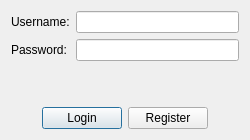
<?xml version="1.0" encoding="UTF-8"?>
<ui version="4.0">
 <class>LoginDialog</class>
 <widget class="QDialog" name="LoginDialog">
  <property name="geometry">
   <rect>
    <x>0</x>
    <y>0</y>
    <width>250</width>
    <height>140</height>
   </rect>
  </property>
  <property name="minimumSize">
   <size>
    <width>0</width>
    <height>140</height>
   </size>
  </property>
  <property name="maximumSize">
   <size>
    <width>16777215</width>
    <height>140</height>
   </size>
  </property>
  <property name="windowTitle">
   <string>Login</string>
  </property>
  <property name="styleSheet">
   <string notr="true">QWidget
{
	font-family: &quot;微软雅黑&quot;;
}</string>
  </property>
  <layout class="QGridLayout" name="gridLayout">
   <item row="1" column="1">
    <widget class="QLabel" name="label_2">
     <property name="text">
      <string>Password:</string>
     </property>
    </widget>
   </item>
   <item row="0" column="1">
    <widget class="QLabel" name="label">
     <property name="text">
      <string>Username:</string>
     </property>
    </widget>
   </item>
   <item row="0" column="2">
    <widget class="QLineEdit" name="lineEdit_username">
     <property name="maxLength">
      <number>32</number>
     </property>
    </widget>
   </item>
   <item row="1" column="2">
    <widget class="QLineEdit" name="lineEdit_password">
     <property name="maxLength">
      <number>128</number>
     </property>
     <property name="echoMode">
      <enum>QLineEdit::Password</enum>
     </property>
    </widget>
   </item>
   <item row="3" column="1" colspan="2">
    <layout class="QHBoxLayout" name="horizontalLayout">
     <item>
      <spacer name="horizontalSpacer">
       <property name="orientation">
        <enum>Qt::Horizontal</enum>
       </property>
       <property name="sizeHint" stdset="0">
        <size>
         <width>40</width>
         <height>20</height>
        </size>
       </property>
      </spacer>
     </item>
     <item>
      <widget class="QPushButton" name="pushButton_login">
       <property name="sizePolicy">
        <sizepolicy hsizetype="Fixed" vsizetype="Fixed">
         <horstretch>0</horstretch>
         <verstretch>0</verstretch>
        </sizepolicy>
       </property>
       <property name="text">
        <string>Login</string>
       </property>
       <property name="default">
        <bool>true</bool>
       </property>
      </widget>
     </item>
     <item>
      <widget class="QPushButton" name="pushButton_register">
       <property name="sizePolicy">
        <sizepolicy hsizetype="Fixed" vsizetype="Fixed">
         <horstretch>0</horstretch>
         <verstretch>0</verstretch>
        </sizepolicy>
       </property>
       <property name="text">
        <string>Register</string>
       </property>
      </widget>
     </item>
     <item>
      <spacer name="horizontalSpacer_2">
       <property name="orientation">
        <enum>Qt::Horizontal</enum>
       </property>
       <property name="sizeHint" stdset="0">
        <size>
         <width>40</width>
         <height>20</height>
        </size>
       </property>
      </spacer>
     </item>
    </layout>
   </item>
   <item row="2" column="1" colspan="2">
    <widget class="QLabel" name="label_message">
     <property name="styleSheet">
      <string notr="true">color:red;</string>
     </property>
     <property name="text">
      <string/>
     </property>
    </widget>
   </item>
  </layout>
 </widget>
 <resources/>
 <connections/>
</ui>
